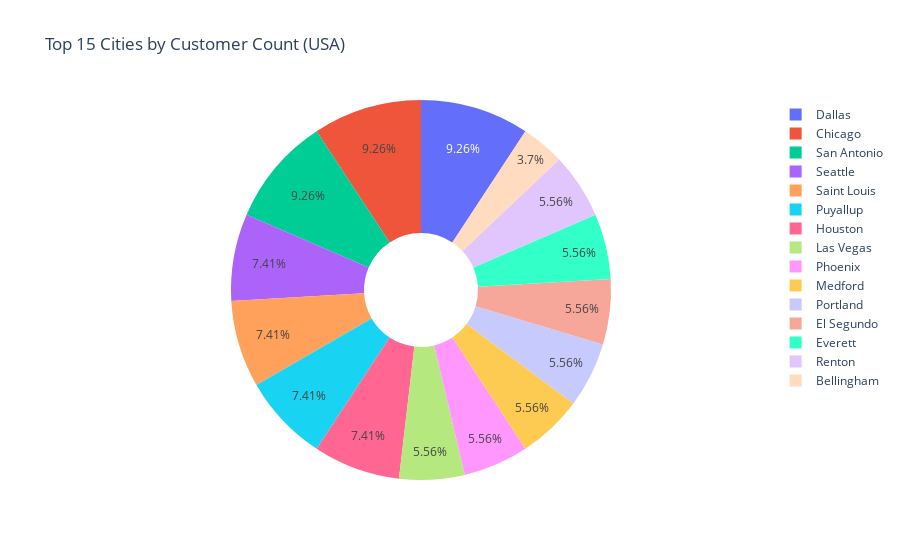

Write notebook code for a chart like this one.
### Markdown cell above
The analysis indicates that advertising efforts should be increased across all UK cities, with the exception of London, which already demonstrates strong customer engagement

### Code cell
usa_customers = customer_location[customer_location["CountryRegion"] == "USA"]


usa_city_counts = (
    usa_customers.groupby("City")["CustomerID"]
    .nunique()
    .reset_index(name="CustomerCount")
)


top_15_cities = usa_city_counts.sort_values("CustomerCount", ascending=False).head(15)


fig = px.pie(
    top_15_cities,
    names="City",
    values="CustomerCount",
    title="Top 15 Cities by Customer Count (USA)",
    hole=0.3
)

fig.show()

### Figure 1 — Plotly figure (JSON) as saved in the notebook; plotly's stock layout.template omitted (floating-point values rounded to 4 significant figures)
{"data": [{"domain": {"x": [0, 1], "y": [0, 1]}, "hole": 0.3, "hovertemplate": "City=%{label}<br>CustomerCount=%{value}<extra></extra>", "labels": ["Dallas", "Chicago", "San Antonio", "Seattle", "Saint Louis", "Puyallup", "Houston", "Las Vegas", "Phoenix", "Medford", "Portland", "El Segundo", "Everett", "Renton", "Bellingham"], "legendgroup": "", "name": "", "showlegend": true, "type": "pie", "values": [5, 5, 5, 4, 4, 4, 4, 3, 3, 3, 3, 3, 3, 3, 2]}], "layout": {"legend": {"tracegroupgap": 0}, "title": {"text": "Top 15 Cities by Customer Count (USA)"}}}
